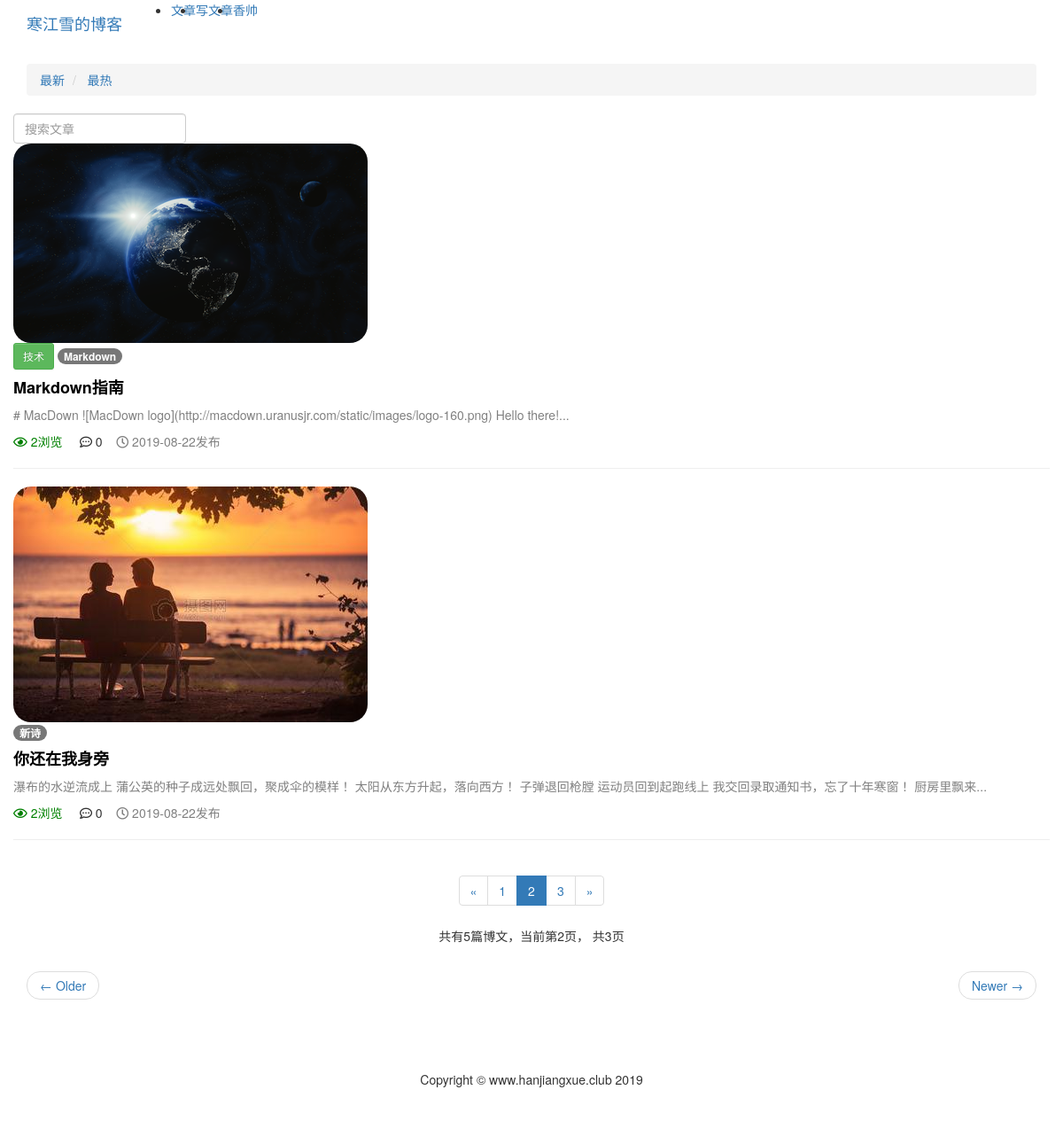
The page /article/article-list?page=2 (signed in) on the database its author committed.
### article/models.py (models this page shows, shortened)
class ArticlePost(models.Model):
    author = models.ForeignKey(User, on_delete=models.CASCADE, verbose_name='文章')
    column = models.ForeignKey(ArticleColumn, null=True, blank=True, on_delete=models.CASCADE, related_name='article',
                               verbose_name='栏目')
    tags = TaggableManager(blank=True)
    avatar = models.ImageField(upload_to='article/%Y%m%d',blank=True)
    title = models.CharField(max_length=100, verbose_name='标题')
    body = models.TextField(verbose_name='正文')
    total_views = models.PositiveIntegerField(default=0,verbose_name='浏览量')
    created_time = models.DateTimeField(default=timezone.now, verbose_name='创建时间')
    update_time = models.DateTimeField(auto_now=True, verbose_name='更新时间')
    class Meta:
        ordering = ('-created_time',)  # 注意这里是元组（Tuple）
        verbose_name = "文章"
        verbose_name_plural = '文章'

class ArticleColumn(models.Model):
    title = models.CharField(max_length=200, blank=True, verbose_name='栏目标题')
    created = models.DateTimeField(default=timezone.now, verbose_name='栏目创建时间')
    def __str__(self):
        return self.title
    class Meta:
        verbose_name = '栏目'
        verbose_name_plural = '栏目'

### article/views.py (the view)
# urls.py: path('article-list', views.article_list, name='article_list'),
def article_list(request):
    search = request.GET.get('search')
    order = request.GET.get('order')
    column = request.GET.get('column')
    tag = request.GET.get('tag')
    article_list = ArticlePost.objects.all()
    if search:
        article_list = article_list.filter(
            Q(title__icontains=search)|
            Q(body__icontains=search)
        )
    else:
        search=''
    if column is not None and column.isdigit():
        article_list = article_list.filter(column=column)
    if tag and tag != 'None':
        article_list = article_list.filter(tags__name__in=[tag])
    if order == 'total_views':
        article_list = article_list.order_by('-total_views')
    paginator = Paginator(article_list, settings.BLOGS_NUM_PER_PAGE)
    page_number = request.GET.get('page')
    articles = paginator.get_page(page_number)
    current_page_num = articles.number
    page_range = list(range(max(current_page_num - 1, 1), current_page_num)) + \
                 list(range(current_page_num, min(current_page_num + 1, paginator.num_pages) + 1))
    if page_range[0] -1 >= 1:
        page_range.insert(0, '...')
    if page_range[-1] != paginator.num_pages:
        page_range.append(paginator.num_pages)
    if page_range[0] != 1:
        page_range.insert(0, 1)
    if page_range[-1] != paginator.num_pages:
        page_range.append(paginator.num_pages)
    context = {'articles': articles,
               'order': order,
               'search': search,
               'column': column,
               'tag': tag,
               'page_range': page_range
               }
    return render(request, 'article/list.html', context)

### templates/article/list.html (shortened to what this page needs)
{% extends 'base.html' %}
{% load staticfiles %}
{% block content %}
<div class="container">
    <nav aria-label="breadcrumb">
        <ol class="breadcrumb">
            <li class="breadcrumb-item">
                <a href="{% url 'article:article_list' %}?search={{ search }}&column={{ column }}&tag={{ tag }}">最新</a>
            </li>
            <li class="breadcrumb-item">
                <a href="{% url 'article:article_list' %}?order=total_views&search={{ search }}&column={{ column }}&tag={{ tag }}">最热</a>
            </li>
        </ol>
    </nav>
    <div class="row">
        <div class="col-auto mr-auto">
            <form class="form-inline">
                <input type="text" class="form-control mb-2 mr-sm-2" name="search" placeholder="搜索文章" required>
            </form>
        </div>
    </div>
      <div class="row mt-2">
          {% for article in articles %}
              {% if article.avatar %}
                  <div class="col-3">
                    <img src="{{ article.avatar.url }}" alt="avatar" style="max-width: 100%; border-radius: 20px">
                  </div>
              {% endif %}
           <div class="col">
               {% if article.column %}
                   <button type="button" class="btn btn-sm mb-2 btn-success"   href="{% url 'article:article_list' %}?tag={{ tag }}&column={{ column }} ">{{ article.column }}</button>
               {% endif %}
                <span>
                    {% for tag in article.tags.all %}
                        <a href="{% url 'article:article_list' %}?tag={{ tag }}&column={{ column }}" class="badge badge-secondary">{{ tag }}</a>
                    {% endfor %}
                </span>
               <h4 >
                   <b>
                       <a href="{% url 'article:article_detail' article.pk %}" style="color: black">{{ article.title }}</a>
                   </b>
               </h4>
               <div >
                   <p style="color: gray">{{ article.body|slice:'100' }}...</p>
               </div>
                <P>
                    <span style="color: green">
                        <i class="far fa-eye"></i>
                        {{ article.total_views }}浏览&nbsp;&nbsp;&nbsp;&nbsp;
                    </span>
                    <span>
                        <i class="far fa-comment-dots"></i>
                        {{ article.comments.count }}&nbsp;&nbsp;&nbsp;
                    </span>
                    <span style="color: grey">
                        <i class="far fa-clock"></i>
                        {{ article.created_time|date:'Y-m-d' }}发布&nbsp;&nbsp;&nbsp;
                    </span>
                </P>
           </div>
            <hr style="width: 100%;">
          {% endfor %}
      </div>
    </div>
    <div class="Page navigation container text-center">
        <ul class="pagination ">
            <li>
                {% if articles.has_previous %}
                    <a href="?page={{ articles.previous_page_number }}" aria-label="Previous">
                        <span aria-hidden="true">&laquo;</span>
                    </a>
                {% else %}
                    <span aria-hidden="false">&laquo;</span>
                {% endif %}
            </li>
            {% for page_num in page_range %}
                {% if page_num == articles.number %}
                    <li class="active">
                        <span>{{ page_num }}</span>
                    </li>
                {% else %}
                    {% if page_num == '...' %}
                        <li>
                            <span>{{ page_num }}</span>
                        </li>
                    {% else %}
                        <li>
                            <a href="?page={{ page_num }}">{{ page_num }}</a>
                        </li>
                    {% endif %}
                {% endif %}
            {% endfor %}
            <li>
                {% if articles.has_next %}
                    <a href="?page={{ articles.next_page_number }}" aria-label="Next">
                        <span aria-hidden="true">&raquo;</span>
                    </a>
                {% else %}
                    <span aria-hidden="true">&raquo;</span>
                {% endif %}
            </li>
        </ul>
        <p class="text-center">共有{{ articles.paginator.count }}篇博文，当前第{{ articles.number }}页，
            共{{ articles.paginator.num_pages }}页
        </p>
    </div>
        <nav aria-label="..." class="container">
            <ul class="pager">
                <li class="previous"><a href="#"><span aria-hidden="true">&larr;</span> Older</a></li>
                <li class="next"><a href="#">Newer <span aria-hidden="true">&rarr;</span></a></li>
            </ul>
        </nav>
</div>
{% endblock content %}

### templates/header.html (shortened to what this page needs)
{% load staticfiles %}
{% load notifications_tags %}
<nav class="navbar navbar-expand-lg navbar-dark bg-dark">
    <div class="container">
         <a class="navbar-brand" href="#"> 寒江雪的博客</a>
        <div>
            <ul class="navbar-nav">
                <li class="nav-item">
                    <a class="nav-link" href="{% url 'article:article_list' %}">文章</a>
                </li>
                <li class="nav-item">
                    <a class="nav-link" href="{% url "article:article_create" %}">写文章</a>
                </li>
                {% if user.is_authenticated %}
                <li class="nav-item dropdown">
                    <a class="nav-link dropdown-toggle" href="#" id="navbarDropDown" role="button" data-toggle="dropdown" aria-haspopup="true" aria-expanded="false">
                        {{ user.username }}
                    </a>
                </li>
                {% else %}
                <li class="nav-item">
                    <a class="nav-link" href="{% url 'userprofile:login' %}">登录</a>
                </li>
                {% endif %}
            </ul>
        </div>
    </div>
</nav>

### templates/base.html (style rules this page uses)
html, body { height: 100%; margin: 0; }

### rows shown on the page
ArticlePost: avatar (picture), column "技术", title "Markdown指南", body "# MacDown ![MacDown logo](http://macdown.uranusjr.com/static/images/logo-160.png) Hello there!", total_views "2", comments.count "0", created_time "2019-08-22"
Tag: name "Markdown"
ArticlePost: avatar (picture), title "你还在我身旁", body "瀑布的水逆流成上 蒲公英的种子成远处飘回，聚成伞的模样！ 太阳从东方升起，落向西方！ 子弹退回枪膛 运动员回到起跑线上 我交回录取通知书，忘了十年寒窗！ 厨房里飘来", total_views "2", comments.count "0", created_time "2019-08-22"
Tag: name "新诗"

### other values the page prints
{{ user.username }} "香帅"
{{ page_num }} "1" "3"
{{ page_num }} "2"
{{ articles.paginator.count }} "5"
{{ articles.number }} "2"
{{ articles.paginator.num_pages }} "3"
